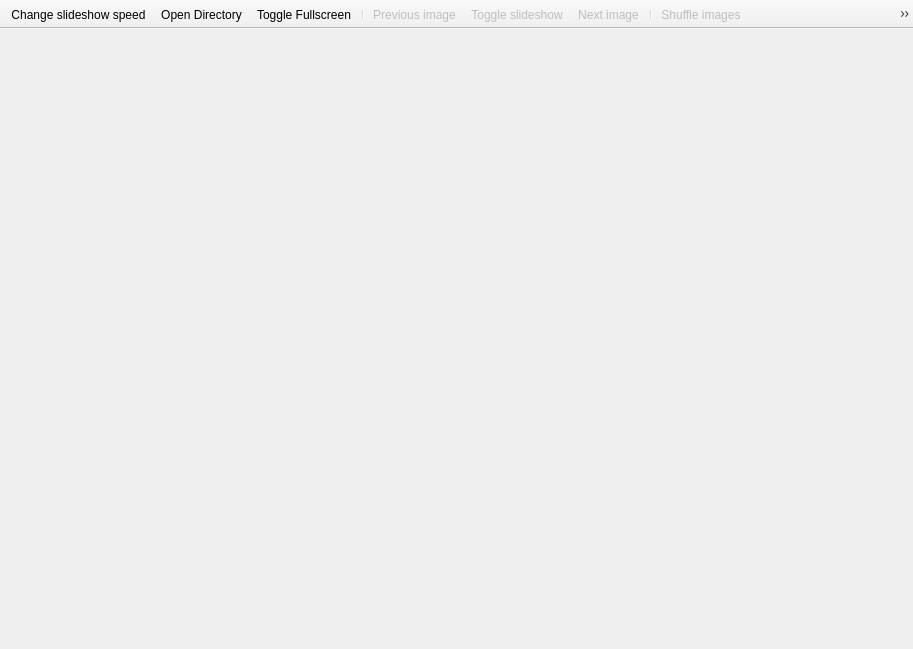
<?xml version="1.0" encoding="UTF-8"?>
<ui version="4.0">
 <class>MainWindow</class>
 <widget class="QMainWindow" name="MainWindow">
  <property name="geometry">
   <rect>
    <x>0</x>
    <y>0</y>
    <width>913</width>
    <height>649</height>
   </rect>
  </property>
  <property name="windowTitle">
   <string>Poseviewer</string>
  </property>
  <property name="windowIcon">
   <iconset resource="icons.qrc">
    <normaloff>:/Icons/windowicon.png</normaloff>:/Icons/windowicon.png</iconset>
  </property>
  <widget class="QWidget" name="centralwidget">
   <layout class="QGridLayout" name="gridLayout"/>
  </widget>
  <widget class="QToolBar" name="toolBar">
   <property name="windowTitle">
    <string>toolBar</string>
   </property>
   <property name="movable">
    <bool>false</bool>
   </property>
   <property name="iconSize">
    <size>
     <width>32</width>
     <height>32</height>
    </size>
   </property>
   <property name="toolButtonStyle">
    <enum>Qt::ToolButtonIconOnly</enum>
   </property>
   <property name="floatable">
    <bool>false</bool>
   </property>
   <attribute name="toolBarArea">
    <enum>TopToolBarArea</enum>
   </attribute>
   <attribute name="toolBarBreak">
    <bool>false</bool>
   </attribute>
   <addaction name="actionSpeed"/>
   <addaction name="actionOpen"/>
   <addaction name="actionFullscreen"/>
   <addaction name="separator"/>
   <addaction name="actionPrevious"/>
   <addaction name="actionPlay"/>
   <addaction name="actionNext"/>
   <addaction name="separator"/>
   <addaction name="actionShuffle"/>
   <addaction name="actionSound"/>
   <addaction name="actionTimer"/>
   <addaction name="separator"/>
  </widget>
  <action name="actionSpeed">
   <property name="icon">
    <iconset resource="icons.qrc">
     <normaloff>:/Icons/settings.png</normaloff>:/Icons/settings.png</iconset>
   </property>
   <property name="text">
    <string>Change slideshow speed</string>
   </property>
   <property name="toolTip">
    <string>Change slideshow speed</string>
   </property>
  </action>
  <action name="actionOpen">
   <property name="icon">
    <iconset resource="icons.qrc">
     <normaloff>:/Icons/open.png</normaloff>:/Icons/open.png</iconset>
   </property>
   <property name="text">
    <string>Open Directory</string>
   </property>
   <property name="toolTip">
    <string>Open Directory (Ctrl+O)</string>
   </property>
   <property name="shortcut">
    <string>Ctrl+O</string>
   </property>
  </action>
  <action name="actionPlay">
   <property name="enabled">
    <bool>false</bool>
   </property>
   <property name="icon">
    <iconset resource="icons.qrc">
     <normaloff>:/Icons/play.png</normaloff>:/Icons/play.png</iconset>
   </property>
   <property name="text">
    <string>Toggle slideshow</string>
   </property>
   <property name="toolTip">
    <string>Toggle slideshow (space)</string>
   </property>
   <property name="shortcut">
    <string>Space</string>
   </property>
  </action>
  <action name="actionFullscreen">
   <property name="icon">
    <iconset resource="icons.qrc">
     <normaloff>:/Icons/fullscreen.png</normaloff>:/Icons/fullscreen.png</iconset>
   </property>
   <property name="text">
    <string>Toggle Fullscreen</string>
   </property>
   <property name="toolTip">
    <string>Toggle Fullscreen (F11)</string>
   </property>
   <property name="shortcut">
    <string>F11</string>
   </property>
  </action>
  <action name="actionPrevious">
   <property name="enabled">
    <bool>false</bool>
   </property>
   <property name="icon">
    <iconset resource="icons.qrc">
     <normaloff>:/Icons/previous.png</normaloff>:/Icons/previous.png</iconset>
   </property>
   <property name="text">
    <string>Previous image</string>
   </property>
   <property name="toolTip">
    <string>Previous image (Left arrow)</string>
   </property>
   <property name="shortcut">
    <string>Left</string>
   </property>
  </action>
  <action name="actionNext">
   <property name="enabled">
    <bool>false</bool>
   </property>
   <property name="icon">
    <iconset resource="icons.qrc">
     <normaloff>:/Icons/next.png</normaloff>:/Icons/next.png</iconset>
   </property>
   <property name="text">
    <string>Next image</string>
   </property>
   <property name="toolTip">
    <string>Next image (Right arrow)</string>
   </property>
   <property name="shortcut">
    <string>Right</string>
   </property>
  </action>
  <action name="actionShuffle">
   <property name="enabled">
    <bool>false</bool>
   </property>
   <property name="icon">
    <iconset resource="icons.qrc">
     <normaloff>:/Icons/shuffle.png</normaloff>:/Icons/shuffle.png</iconset>
   </property>
   <property name="text">
    <string>Shuffle images</string>
   </property>
   <property name="toolTip">
    <string>Shuffle images</string>
   </property>
   <property name="shortcut">
    <string>F5</string>
   </property>
  </action>
  <action name="actionSound">
   <property name="enabled">
    <bool>false</bool>
   </property>
   <property name="icon">
    <iconset resource="icons.qrc">
     <normaloff>:/Icons/soundon.png</normaloff>:/Icons/soundon.png</iconset>
   </property>
   <property name="text">
    <string>Toggle sound effects during slideshow.</string>
   </property>
   <property name="toolTip">
    <string>Toggle sound effects during slideshow.</string>
   </property>
   <property name="font">
    <font>
     <pointsize>8</pointsize>
    </font>
   </property>
   <property name="visible">
    <bool>true</bool>
   </property>
  </action>
  <action name="actionTimer">
   <property name="enabled">
    <bool>false</bool>
   </property>
   <property name="icon">
    <iconset resource="icons.qrc">
     <normaloff>:/Icons/timer.png</normaloff>:/Icons/timer.png</iconset>
   </property>
   <property name="text">
    <string>Toggle timer display</string>
   </property>
   <property name="toolTip">
    <string>Toggle timer display</string>
   </property>
  </action>
 </widget>
 <resources>
  <include location="icons.qrc"/>
 </resources>
 <connections/>
</ui>
